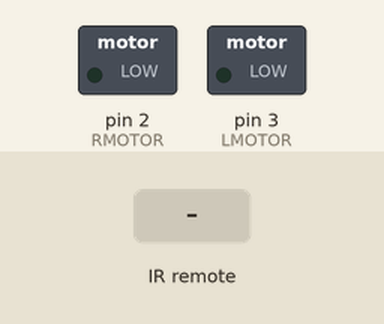
A sketch run on a simulated Arduino Uno, built with avr-gcc and run on an emulated ATmega328P. On the bench: switched loads named in the sketch (green lamp = pin HIGH). Inputs (shaded band) come from the test bench. Random numbers use the default seed unless the sketch sets one.

Above: at 1.2 s.
1.3 s: infrared code 0x10EFD827 received
At 1.42 s:
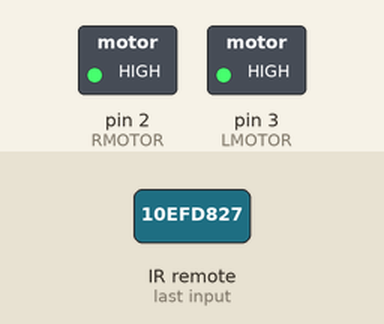
4.3 s: infrared code 0x10EFA05F received
At 5.31 s:
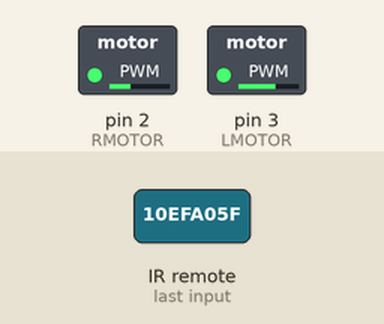
7.3 s: infrared code 0x10EF10EF received
At 8.0 s:
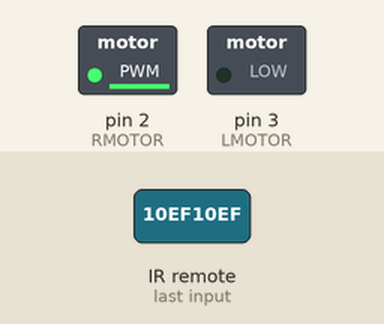
8.8 s: infrared code 0x10EFF807 received
At 9.23 s:
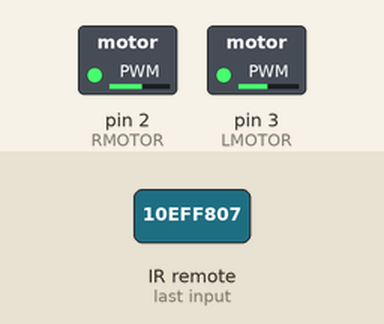
11.8 s: infrared code 0x10EF807F received
13.3 s: infrared code 0x10EFA05F received
Timing chart, 0 to 17.3 s (numbered marks = the images above; inputs shaded):
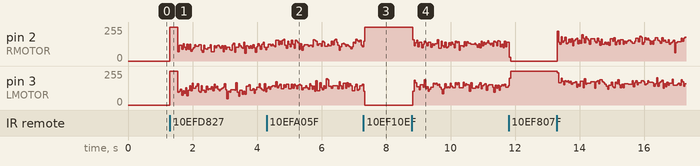

The sketch:

XiaoBrushBot_RedRemote.ino
```cpp
// XiaoBrushBot.ino
// Brush Bot V1 with Black Remote
// MGP 2021

// Load hardware definitions & infrared codes
#include "XiaoBrushBot.h"
#include "SparkfunRedRemote_IR_codes.h"


// Infrared receiver
#include <IRremote.h>
IRrecv irrecv(IRRCV_PIN);
decode_results results;


unsigned MODE = MODE_REMOTE_CONTROL;
unsigned long Message = 0;
unsigned long LastMessage = 0;
unsigned Speed = 0;
bool Left_Turn = false;
bool Right_Turn = false;

void setup() {

 // Serial.begin(115200); // open serial port
 // delay(1000); // wait for serial (otherwise brick the Xiao!)
  irrecv.enableIRIn(); // Start the IR receiver

  pinMode(LMOTOR, OUTPUT);
  pinMode(RMOTOR, OUTPUT);
  digitalWrite(LMOTOR, LOW);
  digitalWrite(RMOTOR, LOW);


}

void loop() {

  // get IR message
  if (irrecv.decode(&results)) { // if new message received
    Message = results.value;
    if (Message==IRCODE_REPEAT) Message = LastMessage;
    else LastMessage = Message;

    Left_Turn = false;
    Right_Turn = false;
    switch (Message){
       case IRCODE_POWER: // kick starter
          digitalWrite(RMOTOR, HIGH);
          digitalWrite(LMOTOR, HIGH);
          delay(200);
          Speed = 50;
          break;
       case IRCODE_UP:
          Speed += ACCELERATION;
          if (Speed>100) Speed = 100;
          break;
       case IRCODE_DOWN:
          // Speed is Unsigned, >=0
          if (Speed>=ACCELERATION) Speed -= ACCELERATION;
          else Speed = 0;
          break;
       case IRCODE_LEFT:
          Left_Turn = true;
          break;
       case IRCODE_RIGHT:
          Right_Turn = true;
          break;
       case IRCODE_O:
          Speed = 0;
          break;
       }

//    Serial.print("Speed = " );  Serial.print(Speed);
//    Serial.print(", Left_Turn = "); Serial.print(Left_Turn);
//    Serial.print(", Right_Turn = "); Serial.println(Right_Turn);

    irrecv.resume(); // Receive the next value

  }

  // move
  digitalWrite(LMOTOR, LOW);
  digitalWrite(RMOTOR, LOW);
  if (Left_Turn) {
    digitalWrite(RMOTOR, HIGH);
  }
  else if (Right_Turn) {
    digitalWrite(LMOTOR, HIGH);
  }
      else {
        if (random(100) < Speed ) digitalWrite(LMOTOR, HIGH);
        if (random(100) < Speed ) digitalWrite(RMOTOR, HIGH);
      }

  delay(1);
}
```

SparkfunRedRemote_IR_codes.h
```cpp
// Sparkfun red remote codes

#define IRCODE_POWER  0x10EFD827
#define IRCODE_A      0x10EFF807
#define IRCODE_B      0x10EF7887
#define IRCODE_C      0x10EF58A7
#define IRCODE_UP	  0x10EFA05F
#define IRCODE_LEFT   0x10EF10EF
#define IRCODE_O      0x10EF20DF
#define IRCODE_RIGHT  0x10EF807F
#define IRCODE_DOWN   0x10EF00FF
#define IRCODE_REPEAT 0xFFFFFFFF
```

XiaoBrushBot.h
```cpp
// BrushBot V1 firmware definitions
// MGP 2021

#define IRRCV_PIN 0
#define RMOTOR 2
#define LMOTOR 3
#define ACCELERATION 10

// Behaviour modes
#define MODE_NOT_SET 0
#define MODE_MODE_SELECT  1
#define MODE_REMOTE_CONTROL  2
#define MODE_LINEFOLLOW 3
```
